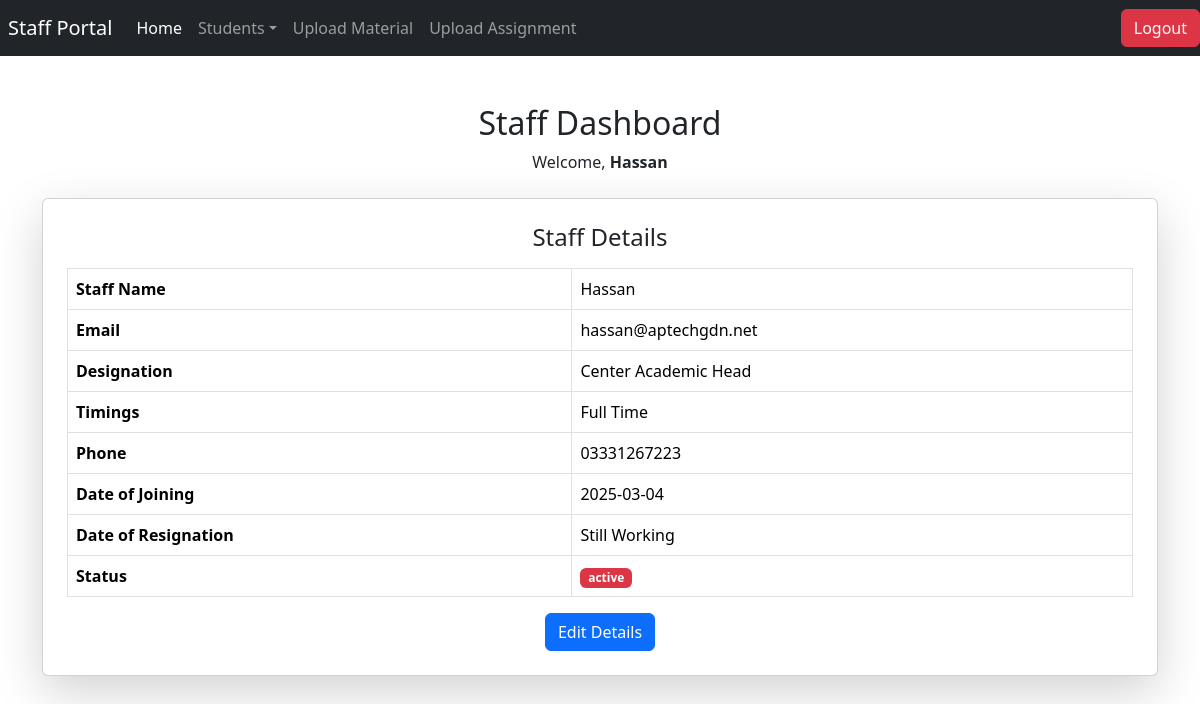
The page /Staff/staffdashboard.php (signed in) on the database its author committed.
### tables this page shows
CREATE TABLE IF NOT EXISTS `staff` (
  `staffid` int NOT NULL AUTO_INCREMENT,
  `staffname` varchar(100) DEFAULT NULL,
  `staffemail` varchar(1000) DEFAULT NULL,
  `staffpassword` varchar(1000) DEFAULT NULL,
  `staffdesignation` varchar(100) DEFAULT NULL,
  `stafftimings` varchar(50) DEFAULT NULL,
  `staffphone` varchar(20) DEFAULT NULL,
  `dateofjoining` date NOT NULL,
  `dateofresignation` date DEFAULT NULL,
  `status` varchar(50) NOT NULL DEFAULT 'active',
  PRIMARY KEY (`staffid`)
);

### Staff/staffdashboard.php (the view, shortened to what this page needs)
<?php
include('../connect.php');
include('staffheader.php');
$staff_id = $_SESSION['staff_id'];
$query = "SELECT * FROM staff WHERE staffid = '$staff_id' LIMIT 1";
$result = mysqli_query($conn, $query);
$staff = mysqli_fetch_assoc($result);
?>
<div class="container mt-5">
    <h2 class="text-center">Staff Dashboard</h2>
    <p class="text-center">Welcome, <strong><?php echo $staff['staffname']; ?></strong></p>
    <div class="card shadow-lg p-4 mt-4">
        <h4 class="text-center mb-3">Staff Details</h4>
        <table class="table table-bordered">
            <tr><th>Staff Name</th><td><?php echo $staff['staffname']; ?></td></tr>
            <tr><th>Email</th><td><?php echo $staff['staffemail']; ?></td></tr>
            <tr><th>Designation</th><td><?php echo $staff['staffdesignation']; ?></td></tr>
            <tr><th>Timings</th><td><?php echo $staff['stafftimings']; ?></td></tr>
            <tr><th>Phone</th><td><?php echo $staff['staffphone']; ?></td></tr>
            <tr><th>Date of Joining</th><td><?php echo $staff['dateofjoining']; ?></td></tr>
            <tr><th>Date of Resignation</th><td><?php echo !empty($staff['dateofresignation']) ? $staff['dateofresignation'] : 'Still Working'; ?></td></tr>
            <tr>
                <th>Status</th>
                <td>
                    <span class="badge bg-<?php echo ($staff['status'] == 'Active') ? 'success' : 'danger'; ?>">
                        <?php echo $staff['status']; ?>
                    </span>
                </td>
            </tr>
        </table>
        <div class="text-center">
            <button class="btn btn-primary" data-bs-toggle="modal" data-bs-target="#editModal">Edit Details</button>
        </div>
    </div>
</div>
<?php include('stafffooter.php'); ?>

### rows shown on the page
staff: staffname "Hassan", staffemail "hassan@aptechgdn.net", staffdesignation "Center Academic Head", stafftimings "Full Time", staffphone "03331267223", dateofjoining "2025-03-04", status "active"
